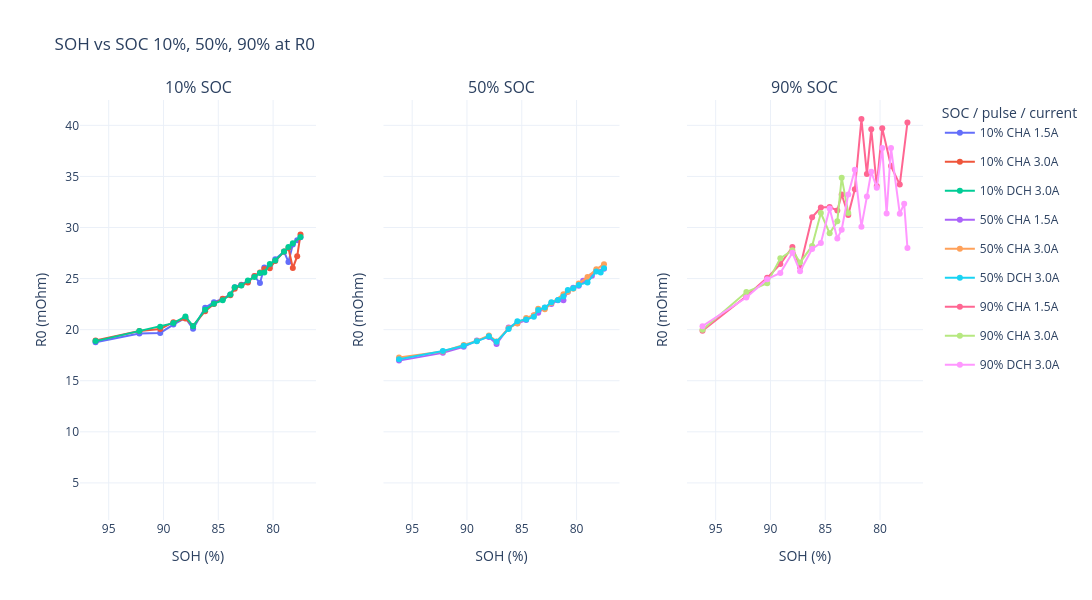
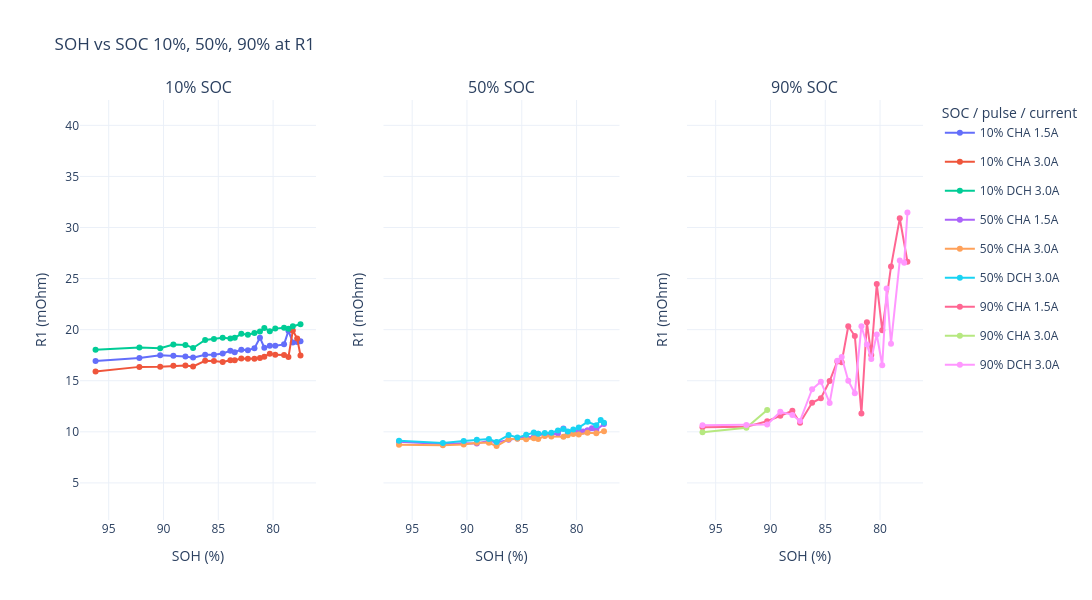
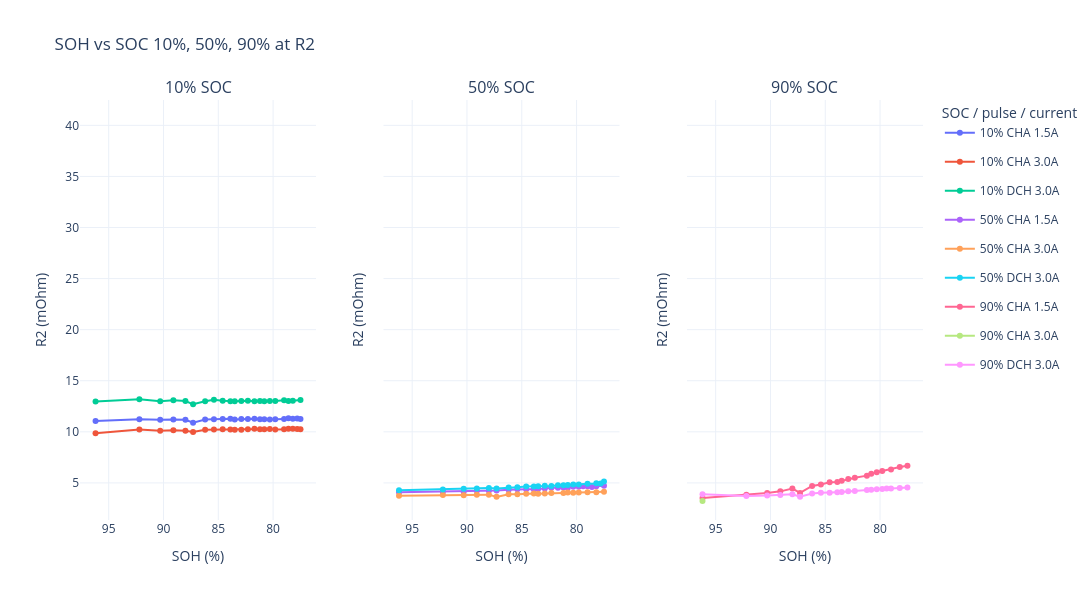

The notebook cell saved with these charts, in order:
### Code cell
# =============================================================================
# 10. R0结果按flag输出 + 按SOC / pulse / current分类绘图
# =============================================================================
# 说明：
#   1. R0 本身已经在 build_time_diff_sequence(df) 中计算完成；
#   2. 这里基于 filtered_pulse 输出 R0 结果和 flag 统计；
#   3. R0 单位从 Ohm 转为 mOhm；
#   4. 绘图分类方式参考：
#      10% / 50% / 90% SOC 分成三个子图；
#      每条线按 SOC + CHA/DCH + 电流大小 分类。

# -----------------------------
# 1. 选择R0结果来源
# -----------------------------
if "filtered_pulse" in globals():
    r0_source = filtered_pulse.copy()
elif "pulse_sequence" in globals():
    r0_source = pulse_sequence.copy()
else:
    raise NameError("请先运行前面的cell，生成 pulse_sequence 或 filtered_pulse。")

required_columns = [
    "SOH",
    "SOC",
    "Time",
    "Current",
    "Voltage",
    "Zustand",
    "Zustand/Current",
    "Nominal_Current_A",
    "R0",
    "R1",
    "R2",
    "CC_Valid_10s",
    "CC_Valid_20s",
    "CC_10s_Status",
    "CC_20s_Status",
    "CC_Max_Deviation_10s_pct",
    "CC_Max_Deviation_20s_pct",
    "R0_Target_Time",
    "Pause_to_Pulse_Time_Diff_s",
    "R0_Quality"
]

missing_columns = [col for col in required_columns if col not in r0_source.columns]
if missing_columns:
    raise KeyError(f"R0结果缺少必要列: {missing_columns}")

# -----------------------------
# 2. 整理R0结果
# -----------------------------
r0_result = r0_source.copy()

r0_result["SOH"] = pd.to_numeric(r0_result["SOH"], errors="coerce")
r0_result["Current"] = pd.to_numeric(r0_result["Current"], errors="coerce")
r0_result["Nominal_Current_A"] = pd.to_numeric(
    r0_result["Nominal_Current_A"], errors="coerce"
)
r0_result["R0"] = pd.to_numeric(r0_result["R0"], errors="coerce")
r0_result["R1"] = pd.to_numeric(r0_result["R1"], errors="coerce")
r0_result["R2"] = pd.to_numeric(r0_result["R2"], errors="coerce")

# 电阻原单位为 Ohm，这里转换为 mOhm
r0_result["R0_mOhm"] = r0_result["R0"] * 1000
r0_result["R1_mOhm"] = r0_result["R1"] * 1000
r0_result["R2_mOhm"] = r0_result["R2"] * 1000

r0_result["R0_Quality"] = (
    r0_result["R0_Quality"]
    .fillna("缺失")
    .astype(str)
    .str.strip()
)

r0_result["Current_abs_A"] = r0_result["Current"].abs().round(1)

r0_result["Current_Label"] = r0_result["Nominal_Current_A"].map(
    lambda x: f"{x:.1f}A" if pd.notna(x) else "UnknownA"
)

r0_result["SOC_pulse_current"] = (
    r0_result["SOC"].astype(str)
    + " "
    + r0_result["Zustand"].astype(str)
    + " "
    + r0_result["Current_Label"]
)

r0_result["R0_Is_Valid"] = (
    r0_result["R0_mOhm"].notna()
    & np.isfinite(r0_result["R0_mOhm"])
)

# 逐条记录的R0置信度。即使前面cell尚未重跑，这里也会重新生成。
def classify_r0_confidence(row):
    if not row["R0_Is_Valid"]:
        return R0_CONFIDENCE_INVALID

    flags = {
        flag.strip()
        for flag in str(row["R0_Quality"]).split("；")
        if flag.strip()
    }

    if flags and flags.issubset(TRUSTED_R0_QUALITY_FLAGS):
        return R0_CONFIDENCE_FULL

    return R0_CONFIDENCE_REVIEW

r0_result["R0_Confidence"] = r0_result.apply(
    classify_r0_confidence,
    axis=1
)

result_display_columns = [
    "SOH",
    "SOC",
    "Time",
    "Zustand",
    "Current",
    "Nominal_Current_A",
    "Voltage",
    "R0",
    "R0_mOhm",
    "R1",
    "R1_mOhm",
    "R2",
    "R2_mOhm",
    "CC_Valid_10s",
    "CC_Valid_20s",
    "CC_10s_Status",
    "CC_20s_Status",
    "CC_Max_Deviation_10s_pct",
    "CC_Max_Deviation_20s_pct",
    "R0_Target_Time",
    "Pause_to_Pulse_Time_Diff_s",
    "R0_Quality",
    "R0_Confidence",
    "SOC_pulse_current",
    "File"
]

print("R0 / R1 / R2结果：按 R0_Quality / SOC / SOH 排序")
display(
    r0_result[result_display_columns]
    .sort_values(
        ["R0_Quality", "SOC", "SOH", "Zustand", "Current"],
        ascending=[True, True, False, True, True]
    )
    .reset_index(drop=True)
)

# -----------------------------
# 3. R0_Quality统计
# -----------------------------
# 若一条记录包含多个以“；”分隔的flag，会拆开后分别统计。
r0_quality_summary = (
    r0_result
    .assign(R0_Quality_Flag=r0_result["R0_Quality"].str.split("；"))
    .explode("R0_Quality_Flag")
)

r0_quality_summary["R0_Quality_Flag"] = (
    r0_quality_summary["R0_Quality_Flag"]
    .fillna("缺失")
    .astype(str)
    .str.strip()
)

r0_quality_summary = (
    r0_quality_summary
    .groupby("R0_Quality_Flag", dropna=False)
    .agg(
        Flag_Count=("R0_Quality_Flag", "size"),
        Valid_R0_Count=("R0_Is_Valid", "sum")
    )
    .reset_index()
    .sort_values("Flag_Count", ascending=False)
)

r0_quality_summary["Percent_of_segments"] = (
    r0_quality_summary["Flag_Count"] / len(r0_result) * 100
)

# flag级别的建议置信度：
# 3（正常）、1（后段不稳但早期窗口稳定）、4（首点0且电压跳变）
# 都作为干净标签，建议权重1.0。
r0_quality_summary["R0_Confidence"] = np.select(
    [
        (
            r0_quality_summary["R0_Quality_Flag"].isin(
                TRUSTED_R0_QUALITY_FLAGS
            )
            & r0_quality_summary["Valid_R0_Count"].gt(0)
        ),
        r0_quality_summary["Valid_R0_Count"].eq(0)
    ],
    [
        R0_CONFIDENCE_FULL,
        R0_CONFIDENCE_INVALID
    ],
    default=R0_CONFIDENCE_REVIEW
)

print("R0_Quality统计：")
display(r0_quality_summary)

# -----------------------------
# 4. 按图示方式绘图：SOH vs R0 / R1 / R2，分SOC子图，按 SOC / pulse / current 分线
# -----------------------------
# 绘制正常R0，以及“后段电流不稳定但早期拟合窗口稳定”的有效R0
r0_plot_data = r0_result[
    r0_result["R0_Is_Valid"]
    & r0_result["R0_Quality"].isin([
        "正常",
        R0_EARLY_WINDOW_FLAG
    ])
].copy()

if r0_plot_data.empty:
    print("没有可绘制的有效R0 / R1 / R2数据。")
else:
    soc_plot_order = ["10%", "50%", "90%"]
    available_soc_order = [
        soc for soc in soc_plot_order
        if soc in r0_plot_data["SOC"].astype(str).unique()
    ]

    # 如果出现了不在默认顺序中的SOC，也保留在后面
    extra_soc = [
        soc for soc in r0_plot_data["SOC"].astype(str).unique()
        if soc not in available_soc_order
    ]
    available_soc_order = available_soc_order + sorted(extra_soc)

    resistance_columns = {
        "R0": "R0_mOhm",
        "R1": "R1_mOhm",
        "R2": "R2_mOhm"
    }

    # R0、R1、R2统一使用同一个Y轴范围，便于直接比较大小。
    all_resistance_values = r0_plot_data[
        list(resistance_columns.values())
    ].to_numpy().ravel()
    all_resistance_values = all_resistance_values[
        np.isfinite(all_resistance_values)
    ]
    y_min = all_resistance_values.min()
    y_max = all_resistance_values.max()
    y_padding = 0.05 * (y_max - y_min) if y_max > y_min else 1.0
    common_y_range = [y_min - y_padding, y_max + y_padding]

    labels = sorted(r0_plot_data["SOC_pulse_current"].unique())
    colors = px.colors.qualitative.Plotly
    color_map = {
        label: colors[index % len(colors)]
        for index, label in enumerate(labels)
    }

    for resistance_name, resistance_column in resistance_columns.items():
        plot_data = r0_plot_data[
            np.isfinite(r0_plot_data[resistance_column])
        ].copy()

        if plot_data.empty:
            print(f"没有可绘制的有效{resistance_name}数据。")
            continue

        fig = make_subplots(
            rows=1,
            cols=len(available_soc_order),
            subplot_titles=[f"{soc} SOC" for soc in available_soc_order],
            shared_yaxes=True,
            horizontal_spacing=0.08
        )

        shown_legend = set()

        for col_idx, soc in enumerate(available_soc_order, start=1):
            soc_data = plot_data[
                plot_data["SOC"].astype(str) == soc
            ].copy()

            # 按SOH从高到低排序，配合反向x轴，视觉上和示例图一致
            soc_data = soc_data.sort_values(
                ["SOC_pulse_current", "SOH"],
                ascending=[True, False]
            )

            for label, group in soc_data.groupby("SOC_pulse_current", sort=True):
                group = group.sort_values("SOH", ascending=False)

                fig.add_trace(
                    go.Scatter(
                        x=group["SOH"],
                        y=group[resistance_column],
                        mode="lines+markers",
                        name=label,
                        legendgroup=label,
                        line=dict(color=color_map[label]),
                        showlegend=label not in shown_legend
                    ),
                    row=1,
                    col=col_idx
                )
                shown_legend.add(label)

            fig.update_xaxes(
                title_text="SOH (%)",
                autorange="reversed",
                row=1,
                col=col_idx
            )

            fig.update_yaxes(
                title_text=f"{resistance_name} (mOhm)",
                range=common_y_range,
                row=1,
                col=col_idx
            )

        fig.update_layout(
            title=f"SOH vs SOC 10%, 50%, 90% at {resistance_name}",
            legend_title_text="SOC / pulse / current",
            width=1500,
            height=600,
            template="plotly_white"
        )

        fig.show()

### Figure 1 — Plotly figure (JSON) as saved in the notebook; plotly's stock layout.template omitted (floating-point values rounded to 4 significant figures)
{"data": [{"legendgroup": "10% CHA 1.5A", "line": {"color": "#636EFA"}, "mode": "lines+markers", "name": "10% CHA 1.5A", "showlegend": true, "type": "scatter", "x": [96.2, 92.2, 90.3, 89.1, 88, 87.3, 86.2, 85.4, 84.6, 83.9, 83.5, 82.9, 82.3, 81.7, 81.2, 80.8, 80.3, 79.8, 79, 78.6, 78.2, 77.8, 77.5], "xaxis": "x", "y": [18.76, 19.62, 19.68, 20.5, 21.15, 20.09, 22.15, 22.68, 23.0, 23.45, 24.16, 24.4, 24.71, 25.23, 24.56, 26.08, 26.26, 26.89, 27.64, 26.63, 28.34, 28.74, 29.04], "yaxis": "y"}, {"legendgroup": "10% CHA 3.0A", "line": {"color": "#EF553B"}, "mode": "lines+markers", "name": "10% CHA 3.0A", "showlegend": true, "type": "scatter", "x": [96.2, 92.2, 90.3, 89.1, 88, 87.3, 86.2, 85.4, 84.6, 83.9, 83.5, 82.9, 82.3, 81.7, 81.2, 80.8, 80.3, 79.8, 79, 78.6, 78.2, 77.8, 77.5], "xaxis": "x", "y": [18.93, 19.86, 20.07, 20.73, 21.09, 20.37, 21.81, 22.52, 23.03, 23.36, 24.01, 24.34, 24.62, 25.25, 25.6, 25.93, 26.02, 26.71, 27.64, 27.98, 26.03, 27.19, 29.31], "yaxis": "y"}, {"legendgroup": "10% DCH 3.0A", "line": {"color": "#00CC96"}, "mode": "lines+markers", "name": "10% DCH 3.0A", "showlegend": true, "type": "scatter", "x": [96.2, 92.2, 90.3, 89.1, 88, 87.3, 86.2, 85.4, 84.6, 83.9, 83.5, 82.9, 82.3, 81.7, 81.2, 80.8, 80.3, 79.8, 79, 78.6, 78.2, 77.5], "xaxis": "x", "y": [18.88, 19.86, 20.27, 20.64, 21.29, 20.34, 21.95, 22.54, 22.88, 23.45, 24.14, 24.33, 24.81, 25.15, 25.56, 25.59, 26.43, 26.77, 27.65, 28.08, 28.47, 29.07], "yaxis": "y"}, {"legendgroup": "50% CHA 1.5A", "line": {"color": "#AB63FA"}, "mode": "lines+markers", "name": "50% CHA 1.5A", "showlegend": true, "type": "scatter", "x": [96.2, 92.2, 90.3, 89.1, 88, 87.3, 86.2, 85.4, 84.6, 83.9, 83.5, 82.9, 82.3, 81.7, 81.2, 80.8, 80.3, 79.8, 79.4, 79, 78.6, 78.2, 77.5], "xaxis": "x2", "y": [16.97, 17.73, 18.33, 18.94, 19.29, 18.6, 20.22, 20.63, 20.94, 21.4, 21.64, 22.15, 22.52, 22.87, 22.87, 23.71, 24.11, 24.29, 24.78, 25.01, 25.27, 25.75, 25.97], "yaxis": "y2"}, {"legendgroup": "50% CHA 3.0A", "line": {"color": "#FFA15A"}, "mode": "lines+markers", "name": "50% CHA 3.0A", "showlegend": true, "type": "scatter", "x": [96.2, 92.2, 90.3, 89.1, 88, 87.3, 86.2, 85.4, 84.6, 83.9, 83.5, 82.9, 82.3, 81.2, 80.8, 80.3, 79.8, 79, 78.2, 77.5], "xaxis": "x2", "y": [17.28, 17.86, 18.5, 18.89, 19.44, 18.85, 20.13, 20.6, 21.14, 21.42, 22.05, 21.99, 22.61, 23.47, 23.72, 24.0, 24.51, 25.14, 25.9, 26.41], "yaxis": "y2"}, {"legendgroup": "50% DCH 3.0A", "line": {"color": "#19D3F3"}, "mode": "lines+markers", "name": "50% DCH 3.0A", "showlegend": true, "type": "scatter", "x": [96.2, 92.2, 90.3, 89.1, 88, 87.3, 86.2, 85.4, 84.6, 83.9, 83.5, 82.9, 82.3, 81.7, 81.2, 80.8, 80.3, 79.8, 79, 78.2, 77.8, 77.5], "xaxis": "x2", "y": [17.11, 17.92, 18.42, 18.86, 19.34, 18.82, 20.06, 20.83, 20.98, 21.26, 21.92, 22.16, 22.67, 22.89, 23.25, 23.88, 24.06, 24.38, 24.62, 25.7, 25.59, 26.01], "yaxis": "y2"}, {"legendgroup": "90% CHA 1.5A", "line": {"color": "#FF6692"}, "mode": "lines+markers", "name": "90% CHA 1.5A", "showlegend": true, "type": "scatter", "x": [96.2, 92.2, 90.3, 89.1, 88, 87.3, 86.2, 85.4, 84.6, 83.9, 83.5, 82.9, 82.3, 81.7, 81.2, 80.8, 80.3, 79.8, 79, 78.2, 77.5], "xaxis": "x3", "y": [19.9, 23.26, 25.07, 26.42, 28.1, 26.11, 31.0, 31.96, 32.01, 31.66, 33.24, 31.22, 33.74, 40.61, 35.23, 39.63, 34.06, 39.71, 36.01, 34.2, 40.29], "yaxis": "y3"}, {"legendgroup": "90% CHA 3.0A", "line": {"color": "#B6E880"}, "mode": "lines+markers", "name": "90% CHA 3.0A", "showlegend": true, "type": "scatter", "x": [96.2, 92.2, 90.3, 89.1, 88, 87.3, 86.2, 85.4, 84.6, 83.9, 83.5, 82.9], "xaxis": "x3", "y": [19.98, 23.69, 24.55, 26.98, 27.77, 26.56, 28.19, 31.42, 29.43, 30.61, 34.88, 31.42], "yaxis": "y3"}, {"legendgroup": "90% DCH 3.0A", "line": {"color": "#FF97FF"}, "mode": "lines+markers", "name": "90% DCH 3.0A", "showlegend": true, "type": "scatter", "x": [96.2, 92.2, 90.3, 89.1, 88, 87.3, 86.2, 85.4, 84.6, 83.9, 83.5, 82.9, 82.3, 81.7, 81.2, 80.8, 80.3, 79.8, 79.4, 79, 78.2, 77.8, 77.5], "xaxis": "x3", "y": [20.34, 23.15, 24.94, 25.55, 27.52, 25.71, 27.89, 28.49, 31.85, 28.93, 29.78, 33.24, 35.66, 30.08, 33.03, 35.46, 33.89, 37.79, 31.36, 37.79, 31.35, 32.33, 28.0], "yaxis": "y3"}], "layout": {"annotations": [{"font": {"size": 16}, "showarrow": false, "text": "10% SOC", "x": 0.14, "xanchor": "center", "xref": "paper", "y": 1, "yanchor": "bottom", "yref": "paper"}, {"font": {"size": 16}, "showarrow": false, "text": "50% SOC", "x": 0.5, "xanchor": "center", "xref": "paper", "y": 1, "yanchor": "bottom", "yref": "paper"}, {"font": {"size": 16}, "showarrow": false, "text": "90% SOC", "x": 0.86, "xanchor": "center", "xref": "paper", "y": 1, "yanchor": "bottom", "yref": "paper"}], "height": 600, "legend": {"title": {"text": "SOC / pulse / current"}}, "title": {"text": "SOH vs SOC 10%, 50%, 90% at R0"}, "width": 1500, "xaxis": {"anchor": "y", "autorange": "reversed", "domain": [0, 0.28], "title": {"text": "SOH (%)"}}, "xaxis2": {"anchor": "y2", "autorange": "reversed", "domain": [0.36, 0.64], "title": {"text": "SOH (%)"}}, "xaxis3": {"anchor": "y3", "autorange": "reversed", "domain": [0.72, 1], "title": {"text": "SOH (%)"}}, "yaxis": {"anchor": "x", "domain": [0, 1], "range": [1.37, 42.48], "title": {"text": "R0 (mOhm)"}}, "yaxis2": {"anchor": "x2", "domain": [0, 1], "matches": "y", "range": [1.37, 42.48], "showticklabels": false, "title": {"text": "R0 (mOhm)"}}, "yaxis3": {"anchor": "x3", "domain": [0, 1], "matches": "y", "range": [1.37, 42.48], "showticklabels": false, "title": {"text": "R0 (mOhm)"}}}}

### Figure 2 — Plotly figure (JSON) as saved in the notebook; plotly's stock layout.template omitted (floating-point values rounded to 4 significant figures)
{"data": [{"legendgroup": "10% CHA 1.5A", "line": {"color": "#636EFA"}, "mode": "lines+markers", "name": "10% CHA 1.5A", "showlegend": true, "type": "scatter", "x": [96.2, 92.2, 90.3, 89.1, 88, 87.3, 86.2, 85.4, 84.6, 83.9, 83.5, 82.9, 82.3, 81.7, 81.2, 80.8, 80.3, 79.8, 79, 78.6, 78.2, 77.8, 77.5], "xaxis": "x", "y": [16.94, 17.24, 17.5, 17.45, 17.37, 17.26, 17.54, 17.55, 17.66, 17.94, 17.8, 18.04, 17.99, 18.18, 19.21, 18.23, 18.42, 18.42, 18.56, 19.88, 18.75, 18.79, 18.86], "yaxis": "y"}, {"legendgroup": "10% CHA 3.0A", "line": {"color": "#EF553B"}, "mode": "lines+markers", "name": "10% CHA 3.0A", "showlegend": true, "type": "scatter", "x": [96.2, 92.2, 90.3, 89.1, 88, 87.3, 86.2, 85.4, 84.6, 83.9, 83.5, 82.9, 82.3, 81.7, 81.2, 80.8, 80.3, 79.8, 79, 78.6, 78.2, 77.8, 77.5], "xaxis": "x", "y": [15.9, 16.36, 16.36, 16.46, 16.5, 16.4, 16.95, 16.93, 16.83, 17.01, 17.0, 17.17, 17.16, 17.14, 17.23, 17.36, 17.65, 17.53, 17.53, 17.32, 19.91, 19.13, 17.47], "yaxis": "y"}, {"legendgroup": "10% DCH 3.0A", "line": {"color": "#00CC96"}, "mode": "lines+markers", "name": "10% DCH 3.0A", "showlegend": true, "type": "scatter", "x": [96.2, 92.2, 90.3, 89.1, 88, 87.3, 86.2, 85.4, 84.6, 83.9, 83.5, 82.9, 82.3, 81.7, 81.2, 80.8, 80.3, 79.8, 79, 78.6, 78.2, 77.5], "xaxis": "x", "y": [18.04, 18.25, 18.19, 18.54, 18.51, 18.2, 18.99, 19.08, 19.2, 19.13, 19.2, 19.59, 19.5, 19.67, 19.81, 20.16, 19.85, 20.1, 20.18, 20.09, 20.33, 20.52], "yaxis": "y"}, {"legendgroup": "50% CHA 1.5A", "line": {"color": "#AB63FA"}, "mode": "lines+markers", "name": "50% CHA 1.5A", "showlegend": true, "type": "scatter", "x": [96.2, 92.2, 90.3, 89.1, 88, 87.3, 86.2, 85.4, 84.6, 83.9, 83.5, 82.9, 82.3, 81.7, 81.2, 80.8, 80.3, 79.8, 79.4, 79, 78.6, 78.2, 77.5], "xaxis": "x2", "y": [9.039, 8.803, 8.888, 8.855, 9.114, 8.964, 9.213, 9.344, 9.461, 9.514, 9.814, 9.634, 9.744, 9.827, 10.32, 9.87, 9.951, 10.05, 10.03, 10.15, 10.35, 10.2, 10.77], "yaxis": "y2"}, {"legendgroup": "50% CHA 3.0A", "line": {"color": "#FFA15A"}, "mode": "lines+markers", "name": "50% CHA 3.0A", "showlegend": true, "type": "scatter", "x": [96.2, 92.2, 90.3, 89.1, 88, 87.3, 86.2, 85.4, 84.6, 83.9, 83.5, 82.9, 82.3, 81.2, 80.8, 80.3, 79.8, 79, 78.2, 77.5], "xaxis": "x2", "y": [8.738, 8.677, 8.769, 8.927, 8.927, 8.603, 9.276, 9.31, 9.263, 9.368, 9.306, 9.588, 9.55, 9.514, 9.671, 9.779, 9.745, 9.904, 9.85, 10.07], "yaxis": "y2"}, {"legendgroup": "50% DCH 3.0A", "line": {"color": "#19D3F3"}, "mode": "lines+markers", "name": "50% DCH 3.0A", "showlegend": true, "type": "scatter", "x": [96.2, 92.2, 90.3, 89.1, 88, 87.3, 86.2, 85.4, 84.6, 83.9, 83.5, 82.9, 82.3, 81.7, 81.2, 80.8, 80.3, 79.8, 79, 78.2, 77.8, 77.5], "xaxis": "x2", "y": [9.132, 8.901, 9.102, 9.226, 9.286, 9.008, 9.688, 9.437, 9.717, 9.937, 9.815, 9.879, 9.912, 10.13, 10.27, 10.04, 10.22, 10.41, 10.98, 10.64, 11.15, 10.9], "yaxis": "y2"}, {"legendgroup": "90% CHA 1.5A", "line": {"color": "#FF6692"}, "mode": "lines+markers", "name": "90% CHA 1.5A", "showlegend": true, "type": "scatter", "x": [96.2, 92.2, 90.3, 89.1, 88, 87.3, 86.2, 85.4, 84.6, 83.9, 83.5, 82.9, 82.3, 81.7, 81.2, 80.8, 80.3, 79.8, 79, 78.2, 77.5], "xaxis": "x3", "y": [10.45, 10.51, 11.04, 11.58, 12.06, 10.89, 12.84, 13.29, 14.97, 16.89, 16.82, 20.33, 19.38, 11.8, 20.72, 17.51, 24.47, 19.95, 26.18, 30.89, 26.65], "yaxis": "y3"}, {"legendgroup": "90% CHA 3.0A", "line": {"color": "#B6E880"}, "mode": "lines+markers", "name": "90% CHA 3.0A", "showlegend": true, "type": "scatter", "x": [96.2, 92.2, 90.3], "xaxis": "x3", "y": [9.967, 10.39, 12.14], "yaxis": "y3"}, {"legendgroup": "90% DCH 3.0A", "line": {"color": "#FF97FF"}, "mode": "lines+markers", "name": "90% DCH 3.0A", "showlegend": true, "type": "scatter", "x": [96.2, 92.2, 90.3, 89.1, 88, 87.3, 86.2, 85.4, 84.6, 83.9, 83.5, 82.9, 82.3, 81.7, 81.2, 80.8, 80.3, 79.8, 79.4, 79, 78.2, 77.8, 77.5], "xaxis": "x3", "y": [10.64, 10.67, 10.71, 11.97, 11.66, 11.06, 14.17, 14.91, 12.83, 16.96, 17.32, 15.01, 13.77, 20.33, 18.54, 17.12, 19.53, 16.52, 24.04, 18.62, 26.77, 26.54, 31.46], "yaxis": "y3"}], "layout": {"annotations": [{"font": {"size": 16}, "showarrow": false, "text": "10% SOC", "x": 0.14, "xanchor": "center", "xref": "paper", "y": 1, "yanchor": "bottom", "yref": "paper"}, {"font": {"size": 16}, "showarrow": false, "text": "50% SOC", "x": 0.5, "xanchor": "center", "xref": "paper", "y": 1, "yanchor": "bottom", "yref": "paper"}, {"font": {"size": 16}, "showarrow": false, "text": "90% SOC", "x": 0.86, "xanchor": "center", "xref": "paper", "y": 1, "yanchor": "bottom", "yref": "paper"}], "height": 600, "legend": {"title": {"text": "SOC / pulse / current"}}, "title": {"text": "SOH vs SOC 10%, 50%, 90% at R1"}, "width": 1500, "xaxis": {"anchor": "y", "autorange": "reversed", "domain": [0, 0.28], "title": {"text": "SOH (%)"}}, "xaxis2": {"anchor": "y2", "autorange": "reversed", "domain": [0.36, 0.64], "title": {"text": "SOH (%)"}}, "xaxis3": {"anchor": "y3", "autorange": "reversed", "domain": [0.72, 1], "title": {"text": "SOH (%)"}}, "yaxis": {"anchor": "x", "domain": [0, 1], "range": [1.37, 42.48], "title": {"text": "R1 (mOhm)"}}, "yaxis2": {"anchor": "x2", "domain": [0, 1], "matches": "y", "range": [1.37, 42.48], "showticklabels": false, "title": {"text": "R1 (mOhm)"}}, "yaxis3": {"anchor": "x3", "domain": [0, 1], "matches": "y", "range": [1.37, 42.48], "showticklabels": false, "title": {"text": "R1 (mOhm)"}}}}

### Figure 3 — Plotly figure (JSON) as saved in the notebook; plotly's stock layout.template omitted (floating-point values rounded to 4 significant figures)
{"data": [{"legendgroup": "10% CHA 1.5A", "line": {"color": "#636EFA"}, "mode": "lines+markers", "name": "10% CHA 1.5A", "showlegend": true, "type": "scatter", "x": [96.2, 92.2, 90.3, 89.1, 88, 87.3, 86.2, 85.4, 84.6, 83.9, 83.5, 82.9, 82.3, 81.7, 81.2, 80.8, 80.3, 79.8, 79, 78.6, 78.2, 77.8, 77.5], "xaxis": "x", "y": [11.07, 11.23, 11.18, 11.22, 11.18, 10.89, 11.2, 11.23, 11.25, 11.29, 11.2, 11.26, 11.27, 11.27, 11.22, 11.24, 11.22, 11.24, 11.25, 11.33, 11.28, 11.3, 11.26], "yaxis": "y"}, {"legendgroup": "10% CHA 3.0A", "line": {"color": "#EF553B"}, "mode": "lines+markers", "name": "10% CHA 3.0A", "showlegend": true, "type": "scatter", "x": [96.2, 92.2, 90.3, 89.1, 88, 87.3, 86.2, 85.4, 84.6, 83.9, 83.5, 82.9, 82.3, 81.7, 81.2, 80.8, 80.3, 79.8, 79, 78.6, 78.2, 77.8, 77.5], "xaxis": "x", "y": [9.861, 10.22, 10.1, 10.15, 10.11, 9.977, 10.2, 10.22, 10.26, 10.23, 10.21, 10.21, 10.24, 10.29, 10.25, 10.26, 10.26, 10.24, 10.25, 10.29, 10.3, 10.29, 10.26], "yaxis": "y"}, {"legendgroup": "10% DCH 3.0A", "line": {"color": "#00CC96"}, "mode": "lines+markers", "name": "10% DCH 3.0A", "showlegend": true, "type": "scatter", "x": [96.2, 92.2, 90.3, 89.1, 88, 87.3, 86.2, 85.4, 84.6, 83.9, 83.5, 82.9, 82.3, 81.7, 81.2, 80.8, 80.3, 79.8, 79, 78.6, 78.2, 77.5], "xaxis": "x", "y": [12.98, 13.2, 13.0, 13.09, 13.01, 12.69, 12.99, 13.13, 13.05, 12.98, 12.98, 13.01, 13.05, 13.0, 13.01, 12.98, 13.03, 13.02, 13.08, 13.02, 13.03, 13.11], "yaxis": "y"}, {"legendgroup": "50% CHA 1.5A", "line": {"color": "#AB63FA"}, "mode": "lines+markers", "name": "50% CHA 1.5A", "showlegend": true, "type": "scatter", "x": [96.2, 92.2, 90.3, 89.1, 88, 87.3, 86.2, 85.4, 84.6, 83.9, 83.5, 82.9, 82.3, 81.7, 81.2, 80.8, 80.3, 79.8, 79.4, 79, 78.6, 78.2, 77.5], "xaxis": "x2", "y": [4.076, 4.147, 4.135, 4.225, 4.228, 4.256, 4.319, 4.383, 4.382, 4.382, 4.44, 4.458, 4.525, 4.537, 4.561, 4.537, 4.636, 4.617, 4.68, 4.675, 4.61, 4.675, 4.712], "yaxis": "y2"}, {"legendgroup": "50% CHA 3.0A", "line": {"color": "#FFA15A"}, "mode": "lines+markers", "name": "50% CHA 3.0A", "showlegend": true, "type": "scatter", "x": [96.2, 92.2, 90.3, 89.1, 88, 87.3, 86.2, 85.4, 84.6, 83.9, 83.5, 82.9, 82.3, 81.2, 80.8, 80.3, 79.8, 79, 78.2, 77.5], "xaxis": "x2", "y": [3.748, 3.811, 3.793, 3.85, 3.852, 3.634, 3.887, 3.895, 3.951, 3.953, 3.946, 3.954, 4.011, 4.018, 4.049, 4.039, 4.06, 4.083, 4.085, 4.137], "yaxis": "y2"}, {"legendgroup": "50% DCH 3.0A", "line": {"color": "#19D3F3"}, "mode": "lines+markers", "name": "50% DCH 3.0A", "showlegend": true, "type": "scatter", "x": [96.2, 92.2, 90.3, 89.1, 88, 87.3, 86.2, 85.4, 84.6, 83.9, 83.5, 82.9, 82.3, 81.7, 81.2, 80.8, 80.3, 79.8, 79, 78.2, 77.8, 77.5], "xaxis": "x2", "y": [4.275, 4.365, 4.417, 4.465, 4.511, 4.441, 4.558, 4.581, 4.641, 4.649, 4.671, 4.714, 4.696, 4.763, 4.772, 4.807, 4.834, 4.848, 4.908, 4.962, 4.942, 5.129], "yaxis": "y2"}, {"legendgroup": "90% CHA 1.5A", "line": {"color": "#FF6692"}, "mode": "lines+markers", "name": "90% CHA 1.5A", "showlegend": true, "type": "scatter", "x": [96.2, 92.2, 90.3, 89.1, 88, 87.3, 86.2, 85.4, 84.6, 83.9, 83.5, 82.9, 82.3, 81.2, 80.8, 80.3, 79.8, 79, 78.2, 77.5], "xaxis": "x3", "y": [3.535, 3.843, 4.023, 4.174, 4.45, 4.016, 4.702, 4.845, 5.06, 5.084, 5.208, 5.386, 5.509, 5.71, 5.908, 6.042, 6.172, 6.317, 6.56, 6.681], "yaxis": "y3"}, {"legendgroup": "90% CHA 3.0A", "line": {"color": "#B6E880"}, "mode": "lines+markers", "name": "90% CHA 3.0A", "showlegend": true, "type": "scatter", "x": [96.2], "xaxis": "x3", "y": [3.238], "yaxis": "y3"}, {"legendgroup": "90% DCH 3.0A", "line": {"color": "#FF97FF"}, "mode": "lines+markers", "name": "90% DCH 3.0A", "showlegend": true, "type": "scatter", "x": [96.2, 92.2, 90.3, 89.1, 88, 87.3, 86.2, 85.4, 84.6, 83.9, 83.5, 82.9, 82.3, 81.2, 80.8, 80.3, 79.8, 79.4, 79, 78.2, 77.5], "xaxis": "x3", "y": [3.899, 3.728, 3.759, 3.81, 3.889, 3.651, 3.963, 4.025, 4.03, 4.096, 4.118, 4.178, 4.217, 4.307, 4.326, 4.38, 4.404, 4.455, 4.442, 4.499, 4.559], "yaxis": "y3"}], "layout": {"annotations": [{"font": {"size": 16}, "showarrow": false, "text": "10% SOC", "x": 0.14, "xanchor": "center", "xref": "paper", "y": 1, "yanchor": "bottom", "yref": "paper"}, {"font": {"size": 16}, "showarrow": false, "text": "50% SOC", "x": 0.5, "xanchor": "center", "xref": "paper", "y": 1, "yanchor": "bottom", "yref": "paper"}, {"font": {"size": 16}, "showarrow": false, "text": "90% SOC", "x": 0.86, "xanchor": "center", "xref": "paper", "y": 1, "yanchor": "bottom", "yref": "paper"}], "height": 600, "legend": {"title": {"text": "SOC / pulse / current"}}, "title": {"text": "SOH vs SOC 10%, 50%, 90% at R2"}, "width": 1500, "xaxis": {"anchor": "y", "autorange": "reversed", "domain": [0, 0.28], "title": {"text": "SOH (%)"}}, "xaxis2": {"anchor": "y2", "autorange": "reversed", "domain": [0.36, 0.64], "title": {"text": "SOH (%)"}}, "xaxis3": {"anchor": "y3", "autorange": "reversed", "domain": [0.72, 1], "title": {"text": "SOH (%)"}}, "yaxis": {"anchor": "x", "domain": [0, 1], "range": [1.37, 42.48], "title": {"text": "R2 (mOhm)"}}, "yaxis2": {"anchor": "x2", "domain": [0, 1], "matches": "y", "range": [1.37, 42.48], "showticklabels": false, "title": {"text": "R2 (mOhm)"}}, "yaxis3": {"anchor": "x3", "domain": [0, 1], "matches": "y", "range": [1.37, 42.48], "showticklabels": false, "title": {"text": "R2 (mOhm)"}}}}
